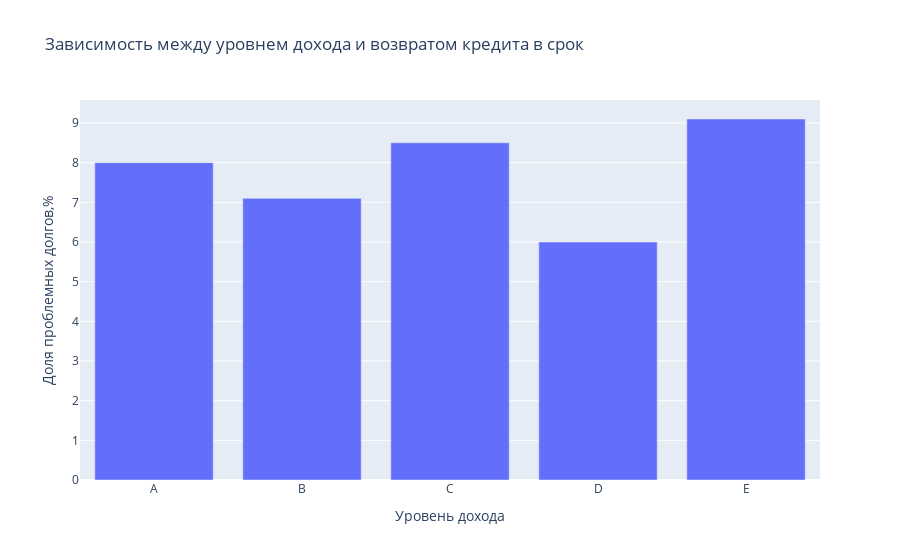

This figure's notebook cell:
### Code cell
#визуализируем соотношение дохода и неплатежей
create_barchart(income_crosstab.columns,income_crosstab.loc['share_of_problems'],
                'Зависимость между уровнем дохода и возвратом кредита в срок','Уровень дохода'
)

### Figure 1 — Plotly figure (JSON) as saved in the notebook; plotly's stock layout.template omitted (floating-point values rounded to 4 significant figures)
{"data": [{"type": "bar", "x": ["A", "B", "C", "D", "E"], "y": [8, 7.1, 8.5, 6, 9.1]}], "layout": {"title": {"text": "Зависимость между уровнем дохода и возвратом кредита в срок"}, "xaxis": {"title": {"text": "Уровень дохода"}}, "yaxis": {"title": {"text": "Доля проблемных долгов,%"}}}}
